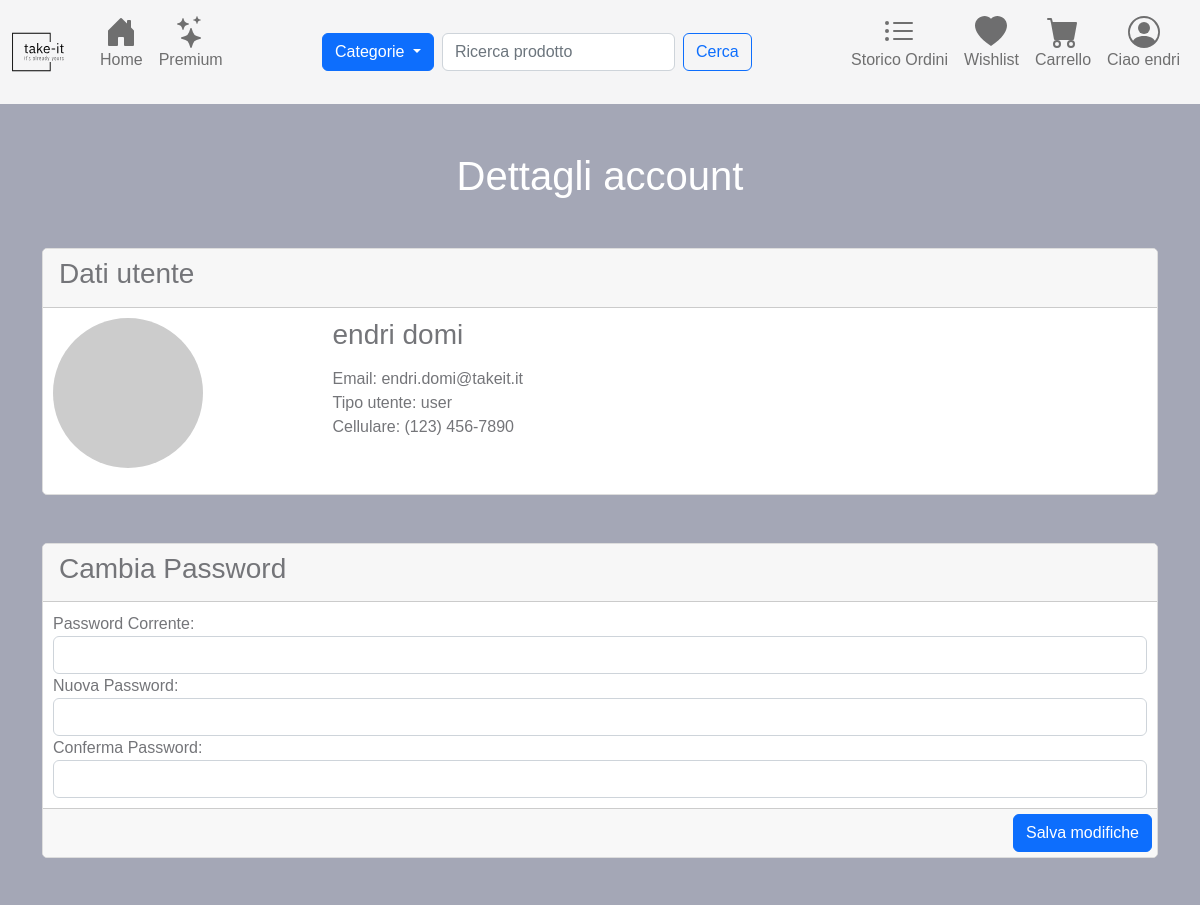
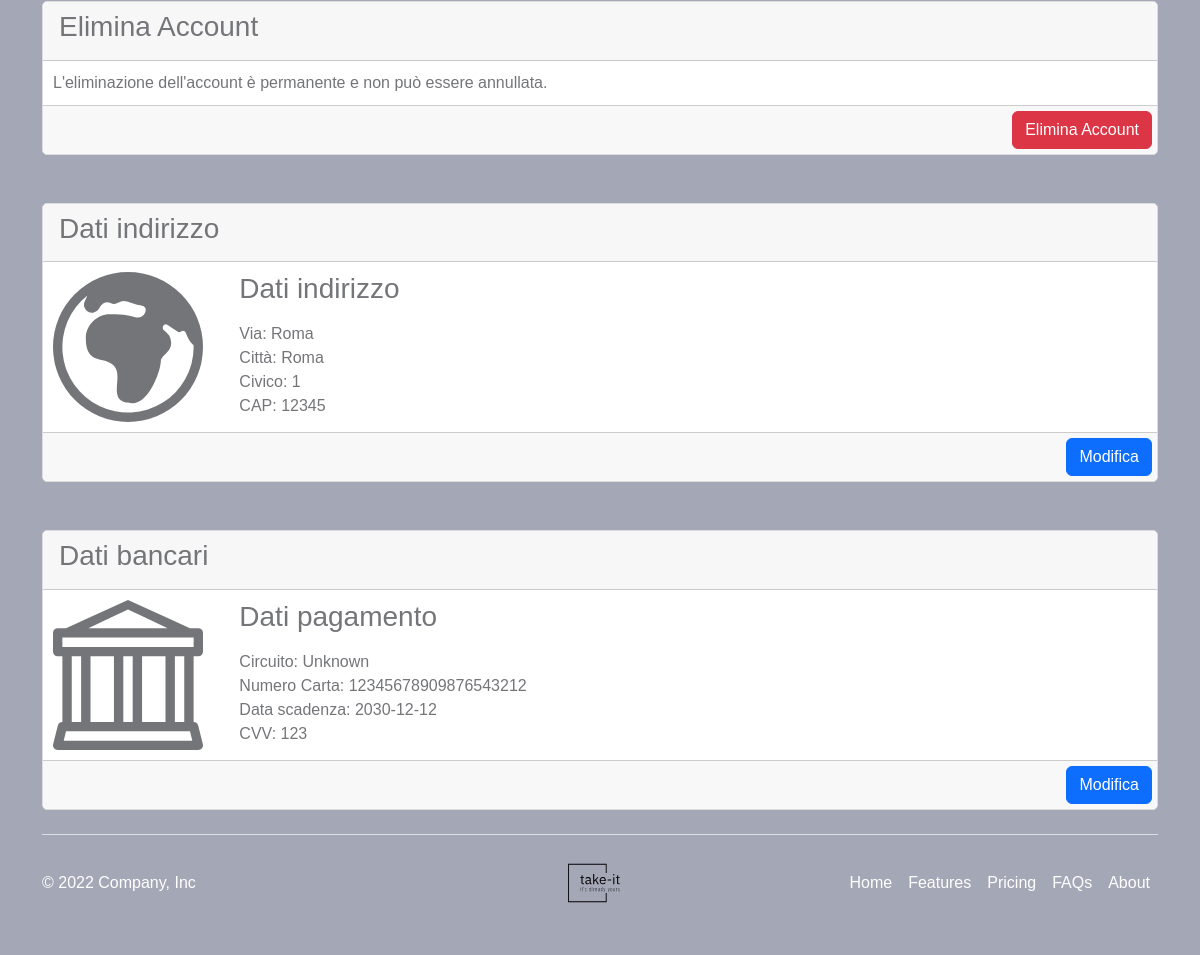
The app's page /account.php (signed in) with its own data (2 pictures, top to bottom).
### tables this page shows
CREATE TABLE IF NOT EXISTS `Utente` (
  `Id` int(11) NOT NULL AUTO_INCREMENT,
  `Nome` varchar(50) NOT NULL,
  `Cognome` varchar(50) NOT NULL,
  `Email` varchar(50) NOT NULL,
  `Password` varchar(32) NOT NULL,
  `Claim_id` int(11) NOT NULL,
  `Indirizzo_id` int(11) NOT NULL,
  `Status` int(11) NOT NULL,
  `Timestamp` timestamp NOT NULL DEFAULT current_timestamp(),
  PRIMARY KEY (`Id`),
  KEY `Claim_id` (`Claim_id`),
  KEY `Indirizzo_id` (`Indirizzo_id`)
);

CREATE TABLE IF NOT EXISTS `Claim` (
  `Id` int(11) NOT NULL AUTO_INCREMENT,
  `Descrizione` varchar(50) NOT NULL,
  `Conto` decimal(10,0) NOT NULL,
  `Status` int(5) NOT NULL,
  `Timestamp` timestamp NOT NULL DEFAULT current_timestamp(),
  PRIMARY KEY (`Id`)
);

CREATE TABLE IF NOT EXISTS `Indirizzo` (
  `Id` int(11) NOT NULL AUTO_INCREMENT,
  `Via` varchar(100) NOT NULL,
  `Numero_civico` int(5) NOT NULL,
  `Citta` varchar(50) NOT NULL,
  `CAP` int(5) NOT NULL,
  `Status` int(4) NOT NULL,
  `Timestamp` timestamp NOT NULL DEFAULT current_timestamp(),
  PRIMARY KEY (`Id`)
);

CREATE TABLE IF NOT EXISTS `Forma_di_pagamento` (
  `Id` int(11) NOT NULL AUTO_INCREMENT,
  `Circuito` varchar(20) NOT NULL,
  `Numero_carta` varchar(20) NOT NULL,
  `Data_scadenza` varchar(20) NOT NULL,
  `CVV` int(3) NOT NULL,
  `Tipo_di_pagamento` int(10) NOT NULL,
  `Utente_id` int(11) NOT NULL,
  `Status` int(11) NOT NULL,
  `Timestamp` timestamp NOT NULL DEFAULT current_timestamp(),
  PRIMARY KEY (`Id`),
  KEY `Utente_id` (`Utente_id`)
);

### templates/views/user/account.php (the view, shortened to what the rows shown need)
<div class="container mt-5">
    <h1 class="text-center" style="color: white;">Dettagli account</h1>
    <div class="card mt-5">
        <div class="card-body">
            <div class="row">
                <div class="col-md-9">
                    <?php
                    if (isset($_SESSION[ID])) {
                        $session = new Session($_SESSION[ID]);
                        echo
                        '<h3 class="mb-3">' . $session->getCurrentUser()[NOME] . ' ' . $session->getCurrentUser()[COGNOME] . '</h3>
                            <p class="mb-0">Email: ' . $session->getCurrentUser()[EMAIL] . '</p>
                            <p class="mb-0">Tipo utente: ' . $session->getClaimTypeFromId($session->getCurrentUser()[CLAIM_ID]). '</p>
                            <p class="mb-0">Cellulare: (123) 456-7890</p>
                        ';
                    }
                    ?>
                </div>
            </div>
        </div>
    </div>
    <div class="card mt-5">
        <form>
            <div class="card-body">
                <div class="row">
                    <form method="post">
                        <div class="col-md-10">
                            <?php
                            if (isset($_SESSION[ID])) {
                                $session = new Session($_SESSION[ID]);
                                $where = "Id = " . $session->getCurrentUser()[INDIRIZZO_ID] . " AND Id != 1";
                                $addressObj = $session->getRecord(INDIRIZZO, $where);
                                if ($addressObj !== null) {
                                    echo
                                        '<h3 class="mb-3">Dati indirizzo</h3>
                                    <p class="mb-0">Via: ' . $addressObj[VIA] . '</p>
                                    <p class="mb-0">Città: ' . $addressObj[CITTA] . '</p>
                                    <p class="mb-0">Civico: ' . $addressObj[NUMERO_CIVICO] . ' </p>
                                    <p class="mb-0">CAP: ' . $addressObj[CAP] . ' </p>';
                                } else {
                                    echo '<div>Inserisci dati indirizzo: <a class="btn btn-outline-secondary" href="./address.php">Dati indirizzo</a></div>';
                                }
                            }
                            ?>
                        </div>
                </div>
            </div>
        </form>
    </div>
    <div class="card mt-5">
            <div class="card-body">
                <div class="row">
                    <div class="col-md-10">
                        <?php
                        if (isset($_SESSION[ID])) {
                            $session = new Session($_SESSION[ID]);
                            $where = "Utente_id = " . $session->getCurrentUser()[ID];
                            $cardPayObj = $session->getRecord(FORMA_DI_PAGAMENTO, $where);
                            if ($cardPayObj !== null) {
                                echo
                                    '<h3 class="mb-3">Dati pagamento</h3>
                                    <p class="mb-0">Circuito: ' . $cardPayObj[CIRCUITO] . '</p>
                                    <p class="mb-0">Numero Carta: ' . $cardPayObj[NUMERO_CARTA] . '</p>
                                    <p class="mb-0">Data scadenza: ' . $cardPayObj[DATA_SCADENZA] . ' </p>
                                    <p class="mb-0">CVV: ' . $cardPayObj[CVV] . ' </p>';
                            } else {
                                echo '<div>Inserisci dati pagamento: <a class="btn btn-outline-secondary" href="./cardPayForm.php">Forma di pagamento</a></div>';
                            }
                        }
                        ?>
                    </div>
                    </div>
                </div>
            </div>
    </div>

### templates/views/utils/navbar.php (shortened to what the rows shown need)
<nav class="navbar navbar-expand-lg bg-light bd-navbar sticky-top" id="navbar-main">
    <div class="container-fluid">
        <div class="collapse navbar-collapse" id="navbarSupportedContent">
            <ul class="navbar-nav flex-row flex-wrap ms-md-auto justify-content-between" id="btn-toogle-navbar">
                <li class="nav-item dropdown">
                    <a class="nav-link" href="#" role="button" data-bs-toggle="dropdown" aria-expanded="false">
                        <div class="nav-caption-item">
                            <?php
                                if(isset($_SESSION["Id"])) {
                                    try {
                                        $session = new Session($_SESSION["Id"]);
                                        $user = $session->getCurrentUser();
                                        if ($user[ID] !== ID_UNSET) {
                                            echo 'Ciao ' . $user[NOME];
                                        } else {
                                            echo '<p>Utente</p>';
                                        }
                                    } catch (Exception $e) {
                                        echo $e->getMessage();
                                    }
                                } else {
                                    echo '<p>Utente</p>';
                                }
                            ?>
                        </div>
                    </a>
                </li>
            </ul>
        </div>
    </div>
</nav>

### records on screen
utente: Nome "endri", Cognome "domi", Email "endri.domi@takeit.it", Claim.Descrizione "user"
indirizzo: Via "Roma", Citta "Roma", Numero_civico "1", CAP "12345"
forma_di_pagamento: Circuito "Unknown", Numero_carta "12345678909876543212", Data_scadenza "2030-12-12", CVV "123"
